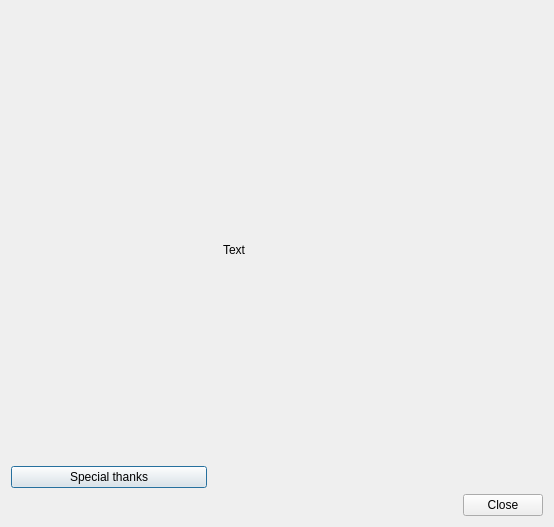
<?xml version="1.0" encoding="UTF-8"?>
<ui version="4.0">
 <class>AboutDialog</class>
 <widget class="QDialog" name="AboutDialog">
  <property name="geometry">
   <rect>
    <x>0</x>
    <y>0</y>
    <width>554</width>
    <height>527</height>
   </rect>
  </property>
  <property name="sizePolicy">
   <sizepolicy hsizetype="Fixed" vsizetype="Fixed">
    <horstretch>0</horstretch>
    <verstretch>0</verstretch>
   </sizepolicy>
  </property>
  <property name="minimumSize">
   <size>
    <width>554</width>
    <height>527</height>
   </size>
  </property>
  <property name="maximumSize">
   <size>
    <width>554</width>
    <height>527</height>
   </size>
  </property>
  <property name="windowTitle">
   <string>About Process Pinner</string>
  </property>
  <property name="sizeGripEnabled">
   <bool>false</bool>
  </property>
  <property name="modal">
   <bool>false</bool>
  </property>
  <layout class="QVBoxLayout" name="verticalLayout_2">
   <item>
    <layout class="QHBoxLayout" name="horizontalLayout" stretch="0,1">
     <item>
      <layout class="QVBoxLayout" name="verticalLayout">
       <property name="rightMargin">
        <number>10</number>
       </property>
       <item>
        <widget class="QLabel" name="placeholder">
         <property name="minimumSize">
          <size>
           <width>0</width>
           <height>10</height>
          </size>
         </property>
         <property name="maximumSize">
          <size>
           <width>16777215</width>
           <height>10</height>
          </size>
         </property>
         <property name="text">
          <string notr="true"/>
         </property>
        </widget>
       </item>
       <item>
        <widget class="QLabel" name="logo">
         <property name="minimumSize">
          <size>
           <width>196</width>
           <height>196</height>
          </size>
         </property>
         <property name="maximumSize">
          <size>
           <width>196</width>
           <height>196</height>
          </size>
         </property>
         <property name="text">
          <string/>
         </property>
         <property name="pixmap">
          <pixmap resource="../../resouces/resources.qrc">:/logo-512.png</pixmap>
         </property>
         <property name="scaledContents">
          <bool>true</bool>
         </property>
        </widget>
       </item>
       <item>
        <widget class="QLabel" name="gpl">
         <property name="minimumSize">
          <size>
           <width>150</width>
           <height>63</height>
          </size>
         </property>
         <property name="maximumSize">
          <size>
           <width>150</width>
           <height>63</height>
          </size>
         </property>
         <property name="text">
          <string notr="true"/>
         </property>
         <property name="pixmap">
          <pixmap resource="../../resouces/resources.qrc">:/images/gplv3-or-later.png</pixmap>
         </property>
        </widget>
       </item>
       <item>
        <spacer name="verticalSpacer">
         <property name="orientation">
          <enum>Qt::Vertical</enum>
         </property>
         <property name="sizeHint" stdset="0">
          <size>
           <width>20</width>
           <height>40</height>
          </size>
         </property>
        </spacer>
       </item>
       <item>
        <widget class="QPushButton" name="thnx_btn">
         <property name="text">
          <string>Special thanks</string>
         </property>
        </widget>
       </item>
      </layout>
     </item>
     <item>
      <widget class="QLabel" name="text">
       <property name="sizePolicy">
        <sizepolicy hsizetype="Preferred" vsizetype="Preferred">
         <horstretch>0</horstretch>
         <verstretch>0</verstretch>
        </sizepolicy>
       </property>
       <property name="maximumSize">
        <size>
         <width>320</width>
         <height>16777215</height>
        </size>
       </property>
       <property name="text">
        <string notr="true">Text</string>
       </property>
       <property name="wordWrap">
        <bool>true</bool>
       </property>
      </widget>
     </item>
    </layout>
   </item>
   <item>
    <widget class="QDialogButtonBox" name="buttonBox">
     <property name="standardButtons">
      <set>QDialogButtonBox::Close</set>
     </property>
    </widget>
   </item>
  </layout>
 </widget>
 <resources>
  <include location="../../resouces/resources.qrc"/>
 </resources>
 <connections>
  <connection>
   <sender>buttonBox</sender>
   <signal>accepted()</signal>
   <receiver>AboutDialog</receiver>
   <slot>accept()</slot>
   <hints>
    <hint type="sourcelabel">
     <x>248</x>
     <y>254</y>
    </hint>
    <hint type="destinationlabel">
     <x>157</x>
     <y>274</y>
    </hint>
   </hints>
  </connection>
  <connection>
   <sender>buttonBox</sender>
   <signal>rejected()</signal>
   <receiver>AboutDialog</receiver>
   <slot>reject()</slot>
   <hints>
    <hint type="sourcelabel">
     <x>316</x>
     <y>260</y>
    </hint>
    <hint type="destinationlabel">
     <x>286</x>
     <y>274</y>
    </hint>
   </hints>
  </connection>
 </connections>
</ui>
